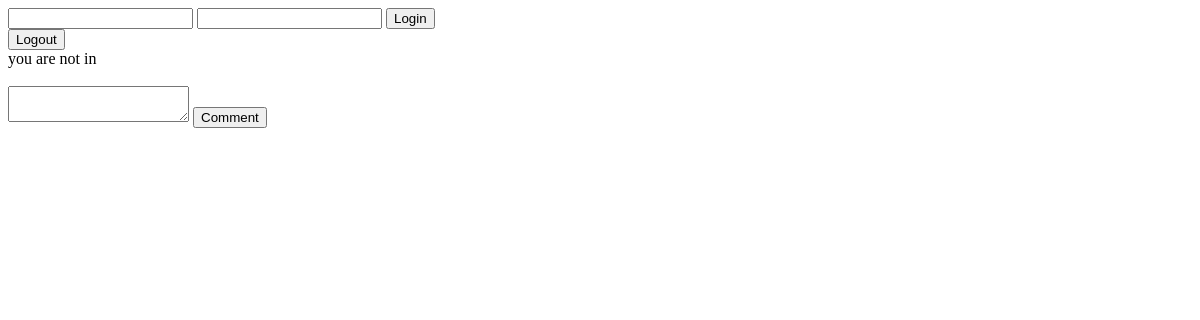
Page /commentstry/index.php on the earlier database version.
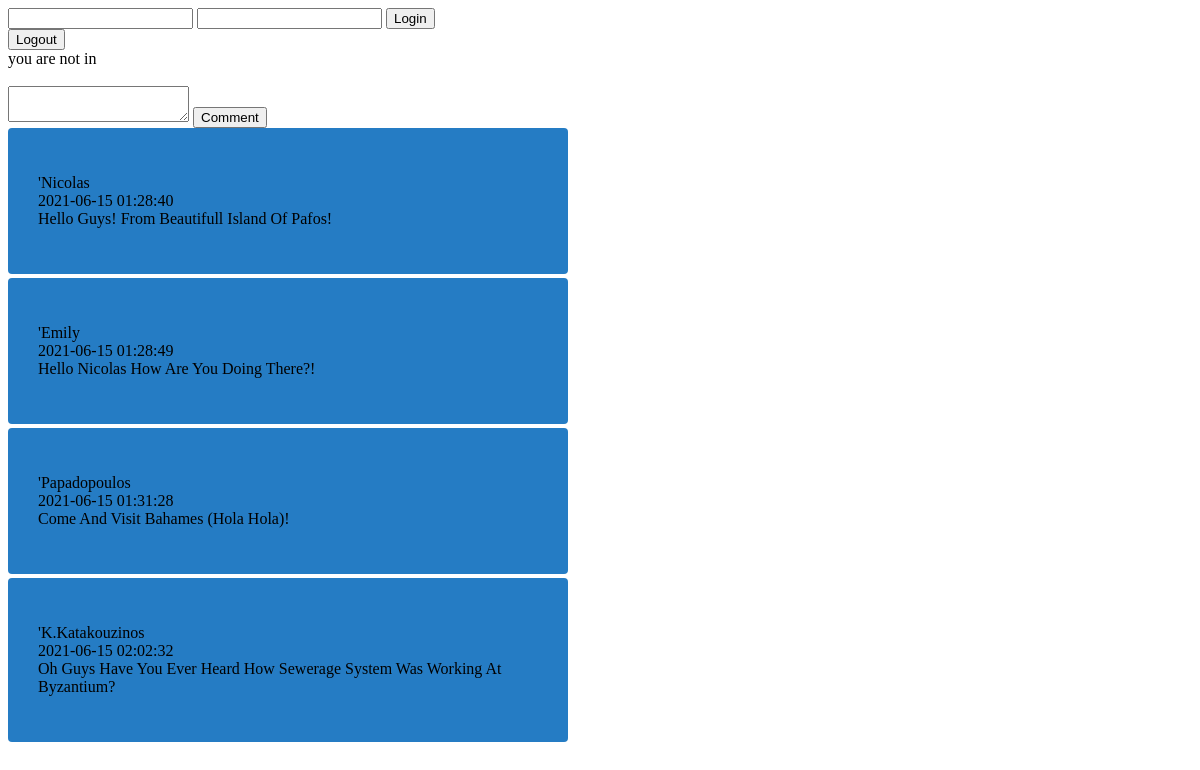
Same page on the later database version.
### tables this page shows
CREATE TABLE comments(
	CommentID int(11) not null AUTO_INCREMENT PRIMARY KEY,
    UserID Varchar(128) not null,
    Date datetime not null,
    message TEXT not null
);

### commentstry/comments.inc.php (the view, shortened to what this page needs)
<?php
function getComment($conn){
    $sql = "SELECT * FROM comments";
    $result = mysqli_query($conn,$sql);
    while($row = mysqli_fetch_assoc($result)){
            echo"<div class='commentBox'><p>'";
            echo $row['UserID'];
            echo "<br>";
            echo $row['Date'];
            echo "<br>";
            echo $row['message'];
        echo "</p></div>";
    }
}

### commentstry/index.php (shortened to what this page needs)
<?php
    include'dbh.inc.php';
    include'comments.inc.php';
    ?>
<!DOCTYPE html>
<html lang="en">
<head>
    <link rel="stylesheet" type="text/css" href="style.css">
</head>
<body>
<?php
    echo"<form method='POST' action = '".getLogin($conn)."'>
            <input type='text' name='username'>
            <input type='password' name = 'password'>
            <button type='submit' name='loginSubmit'>Login</button>
        </form>";
    echo"<form method='POST' action = '".userLogoff()."'>
        <button type='submit' name='logoffSubmit'>Logout</button>
    </form>";
    if(isset($_SESSION['id'])){
        echo" you are in!";
    }
    else{
        echo "you are not in";
    }
    ?>
    <br><br>
   <?php
   echo "<form method ='POST' action= '".setComment($conn)."'>
    <input type='hidden' name='UserID' value='Anonymous'>
    <input type='hidden' name='Date' value='".date('Y-m-d H:i:s')."'>
    <textarea name='message'></textarea>
    <button name='commentSubmit' type = 'Submit'>Comment</button>
    </form>";
    getComment($conn);
    ?>
</body>
</html>

### commentstry/style.css (style rules this page uses)
.commentBox { width: 500px; padding: 30px; margin-bottom: 4px; background-color: rgb(37, 124, 196); border-radius: 4px; }

Differences in the rows shown:
added comments: UserID "Nicolas", Date "2021-06-15 01:28:40", message "Hello Guys! From Beautifull Island Of Pafos!"
added comments: UserID "Emily", Date "2021-06-15 01:28:49", message "Hello Nicolas How Are You Doing There?!"
added comments: UserID "Papadopoulos", Date "2021-06-15 01:31:28", message "Come And Visit Bahames (Hola Hola)!"
added comments: UserID "K.Katakouzinos", Date "2021-06-15 02:02:32", message "Oh Guys Have You Ever Heard How Sewerage System Was Working At Byzantium?"
